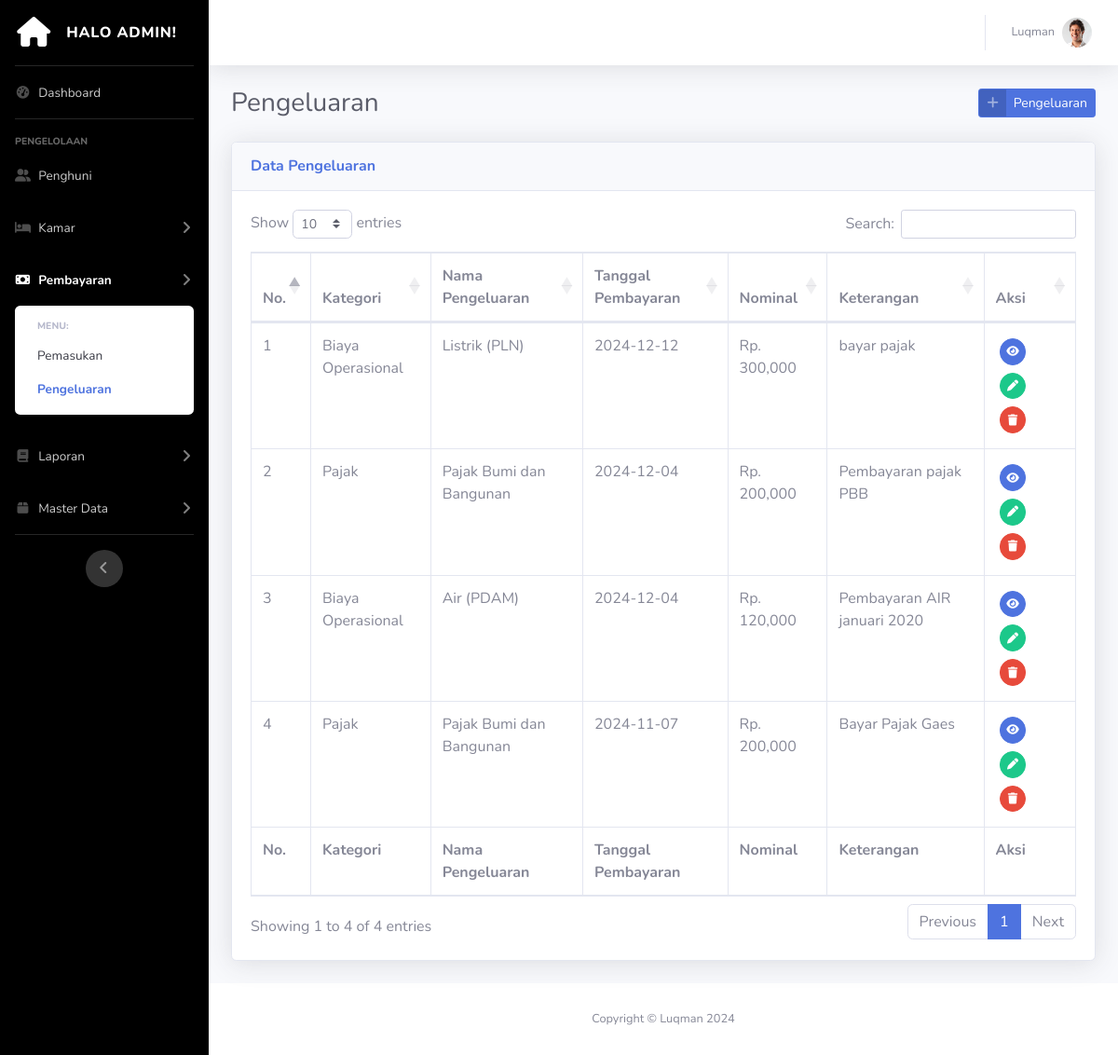
Screenshot of /app/admin/admin-pengeluaran.php (signed in) with the database file from the repository.
### tables this page shows
CREATE TABLE `pengguna` (
  `id_pengguna` int(11) NOT NULL,
  `nama_pengguna` varchar(255) NOT NULL,
  `alamat_pengguna` varchar(255) DEFAULT NULL,
  `provinsi_pengguna` varchar(255) DEFAULT NULL,
  `kota_pengguna` varchar(255) DEFAULT NULL,
  `telepon_pengguna` varchar(255) NOT NULL,
  `email_pengguna` varchar(255) NOT NULL,
  `kelamin_pengguna` enum('Pria','Wanita') DEFAULT NULL,
  `tanggal_lahir_pengguna` date DEFAULT NULL,
  `no_ktp_pengguna` varchar(255) DEFAULT NULL,
  `password` varchar(255) NOT NULL,
  `id_akses` int(1) NOT NULL,
  `foto_pengguna` varchar(255) DEFAULT NULL
);

CREATE TABLE `pengeluaran` (
  `id_pengeluaran` int(11) NOT NULL,
  `id_jenis_pengeluaran` int(11) NOT NULL,
  `tanggal_pengeluaran` date NOT NULL,
  `nilai_pengeluaran` double NOT NULL,
  `keterangan` varchar(255) NOT NULL,
  `bukti_pengeluaran` varchar(255) NOT NULL,
  `id_pengguna` int(11) NOT NULL
);

CREATE TABLE `jenis_pengeluaran` (
  `id_jenis_pengeluaran` int(11) NOT NULL,
  `kode_pengeluaran` varchar(255) NOT NULL,
  `kategori_pengeluaran` enum('Biaya Operasional','Biaya Pemeliharaan','Biaya Makanan','Biaya Marketing','Biaya Lainnya','Pajak') NOT NULL,
  `nama_pengeluaran` varchar(255) NOT NULL
);

### app/admin/admin-pengeluaran.php (the view, shortened to what this page needs)
<?php
include '../../actions/koneksi.php';
?>
<!DOCTYPE html>
<html lang="en">
<head>
  <link href="../../vendor/fontawesome-free/css/all.min.css" rel="stylesheet" type="text/css">
  <link rel="stylesheet" href="../../css/bootstrap.min.css">
  <link href="../../css/sb-admin-1.min.css" rel="stylesheet">
  <link href="../../css/lightbox.css" rel="stylesheet">
  <link href="../../vendor/datatables/dataTables.bootstrap4.min.css" rel="stylesheet">
</head>
<body id="page-top">
  <div id="wrapper">
    <ul class="navbar-nav bg-gradient-primary sidebar sidebar-dark accordion" id="accordionSidebar">
      <a class="sidebar-brand d-flex align-items-center justify-content-center" href="index.php">
        <div class="sidebar-brand-icon">
          <i class="fas fa-home"></i>
        </div>
        <div class="sidebar-brand-text mx-3">Halo Admin!</div>
      </a>
      <hr class="sidebar-divider my-0">
      <li class="nav-item">
        <a class="nav-link" href="admin-dashboard.php">
          <i class="fas fa-fw fa-tachometer-alt"></i>
          <span>Dashboard</span></a>
      </li>
      <hr class="sidebar-divider">
      <div class="sidebar-heading">
        Pengelolaan
      </div>
      <li class="nav-item">
        <a class="nav-link" href="admin-penghuni.php">
          <i class="fas fa-fw fa-user-friends"></i>
          <span>Penghuni</span></a>
      </li>
      <li class="nav-item">
        <a class="nav-link collapsed" href="#" data-toggle="collapse" data-target="#collapseKamar" aria-expanded="true"
          aria-controls="collapseKamar">
          <i class="fas fa-fw fa-bed"></i>
          <span>Kamar</span>
        </a>
      </li>
      <li class="nav-item active">
        <a class="nav-link collapsed" href="#" data-toggle="collapse" data-target="#collapseTwo" aria-expanded="true"
          aria-controls="collapseTwo">
          <i class="fas fa-fw fa-money-bill"></i>
          <span>Pembayaran</span>
        </a>
        <div id="collapseTwo" class="collapse show" aria-labelledby="headingTwo" data-parent="#accordionSidebar">
          <div class="bg-white py-2 collapse-inner rounded">
            <h6 class="collapse-header">Menu:</h6>
            <a class="collapse-item" href="admin-pemasukan.php">Pemasukan</a>
            <a class="collapse-item active" href="admin-pengeluaran.php">Pengeluaran</a>
          </div>
        </div>
      </li>
      <li class="nav-item">
        <a class="nav-link collapsed" href="#" data-toggle="collapse" data-target="#collapseUtilities"
          aria-expanded="true" aria-controls="collapseUtilities">
          <i class="fas fa-fw fa-book"></i>
          <span>Laporan</span>
        </a>
      </li>
      <li class="nav-item">
        <a class="nav-link collapsed" href="#" data-toggle="collapse" data-target="#collapseMaster" aria-expanded="true"
          aria-controls="collapseUtilities">
          <i class="fas fa-fw fa-box"></i>
          <span>Master Data</span>
        </a>
      </li>
      <hr class="sidebar-divider d-none d-md-block">
      <div class="text-center d-none d-md-inline">
        <button class="rounded-circle border-0" id="sidebarToggle"></button>
      </div>
    </ul>
    <div id="content-wrapper" class="d-flex flex-column">
      <div id="content">
        <nav class="navbar navbar-expand navbar-light bg-white topbar mb-4 static-top shadow">
          <ul class="navbar-nav ml-auto">
            <li class="nav-item dropdown no-arrow">
              <a class="nav-link dropdown-toggle" href="#" id="userDropdown" role="button" data-toggle="dropdown"
                aria-haspopup="true" aria-expanded="false">
                <span
                  class="mr-2 d-none d-lg-inline text-gray-600 small"><?php print_r($_SESSION['akun_nama']);  ?></span>
                <?php
                $id = $_SESSION['akun_id'];
                $query = "SELECT * FROM pengguna WHERE id_pengguna = $id";
                $result = mysqli_query($conn, $query);
                while ($data = mysqli_fetch_array($result)) {
                  if ($data['foto_pengguna'] == NULL){
                ?>
                <img class="img-profile rounded-circle" src="../../img/none.png">
                <?php } else { ?>
                <img class="img-profile rounded-circle" src="../../img/<?php print_r($data['foto_pengguna']);  ?>">
                <?php
                    }
                  }
                ?>
              </a>
            </li>
          </ul>
        </nav>
        <div class="container-fluid">
          <div class="d-sm-flex align-items-center justify-content-between mb-4">
            <span class="h3 mb-0 text-gray-800">Pengeluaran</span>
            <button class="btn btn-sm btn-primary btn-icon-split float-right" data-toggle="modal"
              data-target="#tambah-pengeluaran">
              <span class="icon text-white-50">
                <i class="fas fa-plus"></i>
              </span>
              <span class="text">Pengeluaran</span>
            </button>
          </div>
          <div class="card shadow mb-4">
            <div class="card-header py-3">
              <h6 class="m-0 font-weight-bold text-primary">Data Pengeluaran</h6>
            </div>
            <div class="card-body">
              <div class="table-responsive">
                <table class="table table-bordered" id="dataTable" width="100%" cellspacing="0">
                  <thead>
                    <tr>
                      <th>No.</th>
                      <th>Kategori</th>
                      <th>Nama Pengeluaran</th>
                      <th>Tanggal Pembayaran</th>
                      <th>Nominal</th>
                      <th>Keterangan</th>
                      <th>Aksi</th>
                    </tr>
                  </thead>
                  <tfoot>
                    <tr>
                      <th>No.</th>
                      <th>Kategori</th>
                      <th>Nama Pengeluaran</th>
                      <th>Tanggal Pembayaran</th>
                      <th>Nominal</th>
                      <th>Keterangan</th>
                      <th>Aksi</th>
                    </tr>
                  </tfoot>
                  <tbody>
                    <?php
                    $query = "SELECT pengeluaran.id_pengeluaran, jenis_pengeluaran.kategori_pengeluaran, jenis_pengeluaran.nama_pengeluaran, pengeluaran.tanggal_pengeluaran, pengeluaran.nilai_pengeluaran, pengeluaran.keterangan
                    FROM pengeluaran, jenis_pengeluaran
                      WHERE
                        pengeluaran.id_jenis_pengeluaran = jenis_pengeluaran.id_jenis_pengeluaran
                        ORDER BY pengeluaran.tanggal_pengeluaran DESC";
                    $hasil = mysqli_query($conn, $query);
                    $no = 1;
                    while ($dataPengeluaran = mysqli_fetch_array($hasil)) {
                    ?>
                    <tr>
                      <td><?php echo $no; ?></td>
                      <td><?php echo $dataPengeluaran['kategori_pengeluaran']; ?></td>
                      <td><?php echo $dataPengeluaran['nama_pengeluaran']; ?></td>
                      <td><?php echo $dataPengeluaran['tanggal_pengeluaran']; ?></td>
                      <td><?php echo 'Rp. '.number_format($dataPengeluaran['nilai_pengeluaran']); ?></td>
                      <td><?php echo $dataPengeluaran['keterangan']; ?></td>
                      <td>
                        <button name="view" type="button" value="view"
                          id="<?php echo $dataPengeluaran['id_pengeluaran']; ?>"
                          class="btn btn-primary btn-circle btn-sm view_data m-1" title="Lihat Detail">
                          <i class="fas fa-eye"></i>
                        </button>
                        <button type="button" class="btn btn-success btn-circle btn-sm m-1 edit_data"
                          title="Edit Data Kamar" name="edit" value="edit" id="edit">
                          <i class="fas fa-pen"></i>
                        </button>
                        <a href="../../actions/process-delete.php?id_hapus_pengeluaran=<?php echo $dataPengeluaran['id_pengeluaran']; ?>"
                          class="btn btn-danger btn-circle btn-sm m-1" title="Hapus Data Kamar"
                          onclick="return confirm('Anda yakin ingin menghapus data ini? Data yang dihapus tidak dapat dikembalikan!');">
                          <i class="fas fa-trash"></i>
                        </a>
                      </td>
                    </tr>
                    <?php
                      $no++;
                    }
                    ?>
                  </tbody>
                </table>
              </div>
            </div>
          </div>
        </div>
        <footer class="sticky-footer bg-white">
          <div class="container my-auto">
            <div class="copyright text-center my-auto">
              <span>Copyright &copy;  Luqman 2024</span>
            </div>
          </div>
        </footer>
      </div>
    </div>
</body>
</html>

### rows the page displays
pengeluaran: id_jenis_pengeluaran.kategori_pengeluaran "Biaya Operasional", id_jenis_pengeluaran.nama_pengeluaran "Listrik (PLN)", tanggal_pengeluaran "2024-12-12", nilai_pengeluaran "300,000", keterangan "bayar pajak"
pengeluaran: id_jenis_pengeluaran.kategori_pengeluaran "Pajak", id_jenis_pengeluaran.nama_pengeluaran "Pajak Bumi dan Bangunan", tanggal_pengeluaran "2024-12-04", nilai_pengeluaran "200,000", keterangan "Pembayaran pajak PBB"
pengeluaran: id_jenis_pengeluaran.kategori_pengeluaran "Biaya Operasional", id_jenis_pengeluaran.nama_pengeluaran "Air (PDAM)", tanggal_pengeluaran "2024-12-04", nilai_pengeluaran "120,000", keterangan "Pembayaran AIR januari 2020"
pengeluaran: id_jenis_pengeluaran.kategori_pengeluaran "Pajak", id_jenis_pengeluaran.nama_pengeluaran "Pajak Bumi dan Bangunan", tanggal_pengeluaran "2024-11-07", nilai_pengeluaran "200,000", keterangan "Bayar Pajak Gaes"
